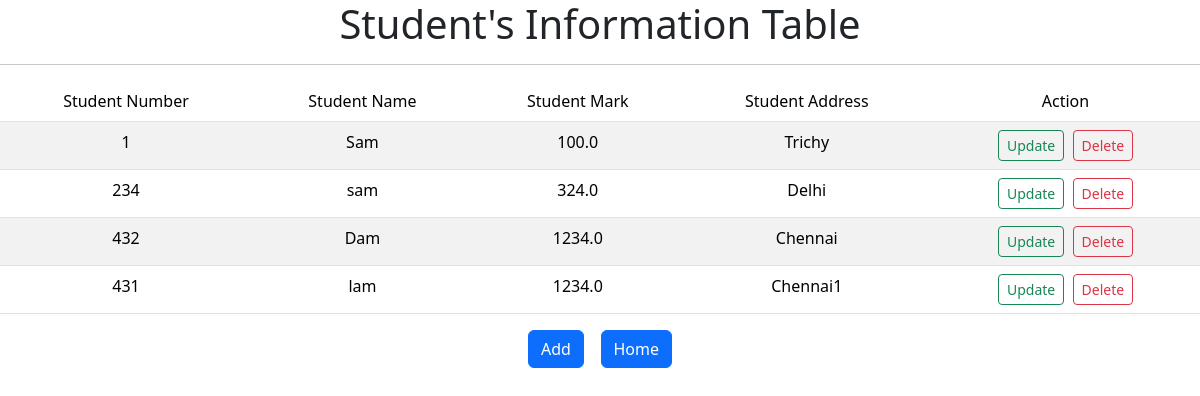
Screenshot of /app1/sdata/ (signed in) with the database file from the repository.
### testapp1/models.py (models this page shows)
class StudentsModel(models.Model):
    sno=models.IntegerField()
    sname=models.CharField(max_length=60)
    smark=models.FloatField()
    saddr=models.CharField(max_length=250)

### testapp1/views.py (the view)
# urls.py: path("sdata/", views.students_display_view),
@login_required
def students_display_view(request):
    data=StudentsModel.objects.all()
    return render(request,'testapp1/studentsdisplay.html',{'data':data})

### templates/testapp1/studentsdisplay.html
<!DOCTYPE html>
{% extends 'testapp1/base1.html' %}
    {% block base %}
        <div style="text-align: center;">
            <h1>Student's Information Table</h1><hr>
            {% if data %}
                <table class="table table-striped">
                    <thead>
                        <td>Student Number</td>
                        <td>Student Name</td>
                        <td>Student Mark</td>
                        <td>Student Address</td>
                        <td>Action</td>
                    </thead>
                    {% for da in data %}
                        <tr>
                            <td>{{da.sno}}</td>
                            <td>{{da.sname}}</td>
                            <td>{{da.smark}}</td>
                            <td>{{da.saddr}}</td>
                            <td><a class="btn btn-sm btn-outline-success" href="/app1/supdate/{{da.id}}">Update</a>&nbsp&nbsp<a class="btn btn-sm btn-outline-danger" href="/app1/sdelete/{{da.id}}">Delete</a></td>
                        </tr>
                    {% endfor %}
                </table>
            {% else %}
                <p>No Data Found</p>
            {% endif %}
            <a class="btn btn-primary" href="/app1/sform">Add</a>&nbsp&nbsp&nbsp
            <a class="btn btn-primary" href="/app1/home">Home</a>
        </div>
    {% endblock %}

### templates/testapp1/base1.html (shortened to what this page needs)
<!DOCTYPE html>
<html lang="en">
<head>
    <link href="https://cdn.jsdelivr.net/npm/bootstrap@5.3.2/dist/css/bootstrap.min.css" rel="stylesheet">
</head>
<body>
    {% block base %}
    {% endblock %}
</body>
</html>

### rows the page displays
StudentsModel: sno "1", sname "Sam", smark "100.0", saddr "Trichy"
StudentsModel: sno "234", sname "sam", smark "324.0", saddr "Delhi"
StudentsModel: sno "432", sname "Dam", smark "1234.0", saddr "Chennai"
StudentsModel: sno "431", sname "lam", smark "1234.0", saddr "Chennai1"
